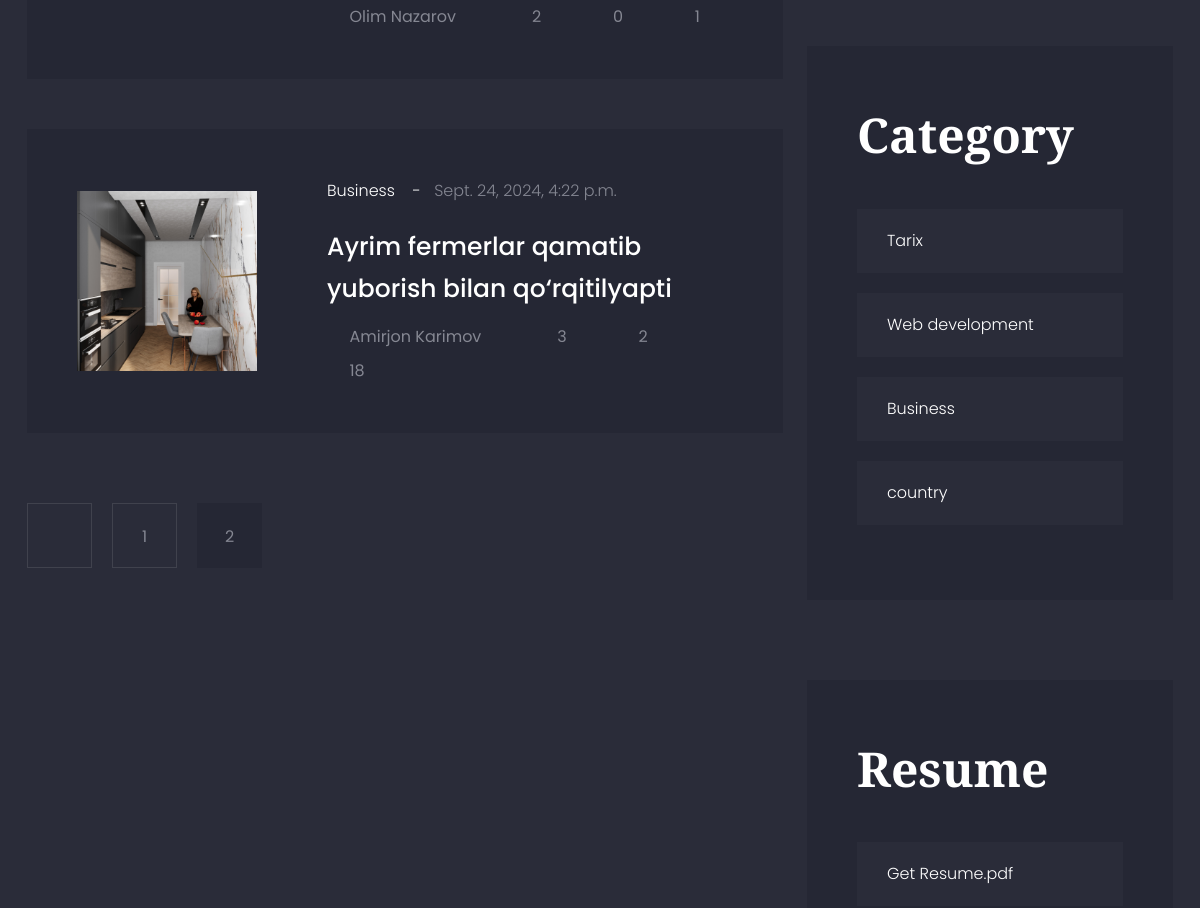
Before: /blog?page=2 (middle part) with the older database file.
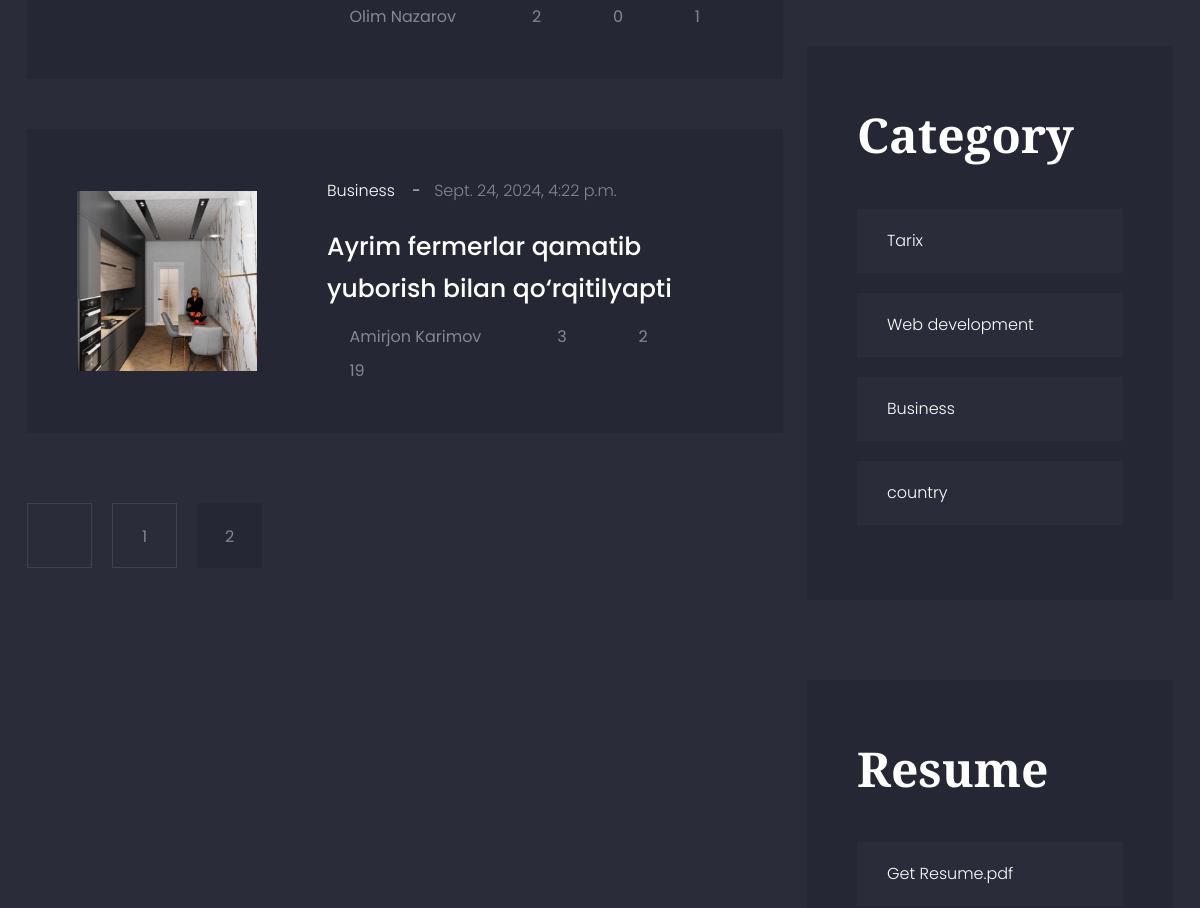
After: the same page with the newer database file.
### portfolio/models.py (models this page shows, shortened)
class Post(models.Model):
    title = models.CharField(verbose_name="Post title", max_length=550)
    description = models.TextField(verbose_name="Post Haqida")
    author = models.CharField(verbose_name="Post author", default="Admin", max_length=100)
    image = models.ImageField(upload_to='blog_images/')
    tag = models.ManyToManyField(PostTag)
    category = models.ForeignKey(Category, on_delete=models.PROTECT, related_name='posts')
    views = models.PositiveIntegerField(default=0)
    publish_date = models.DateTimeField(verbose_name="Published time", auto_now_add=True)
    published = models.BooleanField(default=True)
    on_top = models.BooleanField(default=False)
    class Meta:
        ordering = ['-publish_date']

class Category(models.Model):
    name = models.CharField(verbose_name="Category name",max_length=250)
    slug = models.SlugField(max_length=250, unique=True)
    def __str__(self):
        return str(self.name)

### portfolio/views.py (the view)
# urls.py: path('blog',rightblogview,name='blog'),
def rightblogview(request):
    user_id = assign_user_id(request)
    categories = Category.objects.all().order_by('?')[:4]
    posts = Post.objects.all().order_by('-publish_date')  # Order by the desired field
    related_posts = Post.objects.all()
    paginator = Paginator(posts,8)
    page_number = request.GET.get('page')
    page_obj =  paginator.get_page(page_number)
    return render(request,'blog-list-sidebar-right.html',context=
    {'posts': page_obj,
     'user_id': user_id,
     "categories":categories,
     "related_posts":related_posts,
     }
     )

### portfolio/views.py (called while the page is built)
def assign_user_id(request):
    if not request.session.get('user_id'):
        request.session['user_id'] = str(uuid.uuid4())
    return request.session['user_id']

### templates/blog-list-sidebar-right.html (shortened to what the changed rows need)
{%extends 'base.html'%}
{%load static%}
    {%block content%}
    <main class="main-wrapper">
        <div class="blog-list-section section-mt-165">
            <div class="blog-list-box">
                <div class="container">
                    <div class="row flex-lg-row-reverse flex-column-reverse">
                        <div class="col-xl-8 col-lg-7">
                            <div class="blog-list">
                                 {%for post in posts%}
                                <div class="blog-list-single-item">
                                    <a href="{%url 'blog-detail' post.pk%}" class="image">
                                        <img src="{{post.image.url}}" alt="">
                                    </a>
                                    <div class="content">
                                        <div class="post-meta-1">
                                            <a href="{% url 'category_list' category_slug=post.category.slug %}" class="catagory">{{post.category}}</a>
                                            <a href="#" class="date">{{post.publish_date}}</a>
                                        </div>
                                        <h4 class="title"><a href="{%url 'blog-detail' post.pk%}">{{post.title}}</a></h4>
                                        <div class="post-meta-2">
                                            <a href="#" class="icon-space-right"><i class="icofont-ui-user"></i>{{post.author | title}}</a>
                                            <a href="{% url 'like_post' request.session.user_id post.pk %}" class="icon-space-right"><i class="icofont-heart"></i> {{ post.likes.all.count }}</a>
                                            <a href="#" class="icon-space-right"><i class="icofont-speech-comments"></i>{{post.comments.all.count}}</a>
                                            <a href="{% url 'like_post' request.session.user_id post.pk %}" class="icon-space-right"><i class="icofont-eye"></i>{{ post.views }}</a>
                                        </div>
                                    </div>
                                </div>
                                {%endfor%}
                            </div>
                        </div>
                    </div>
                </div>
            </div>
        </div>
        <br><br><br>
    </main>
    {%endblock content%}

Changed rows visible on the page:
changed Post "Ayrim fermerlar qamatib yuborish bilan qo‘rqitilyapti": views "18" → "19"
